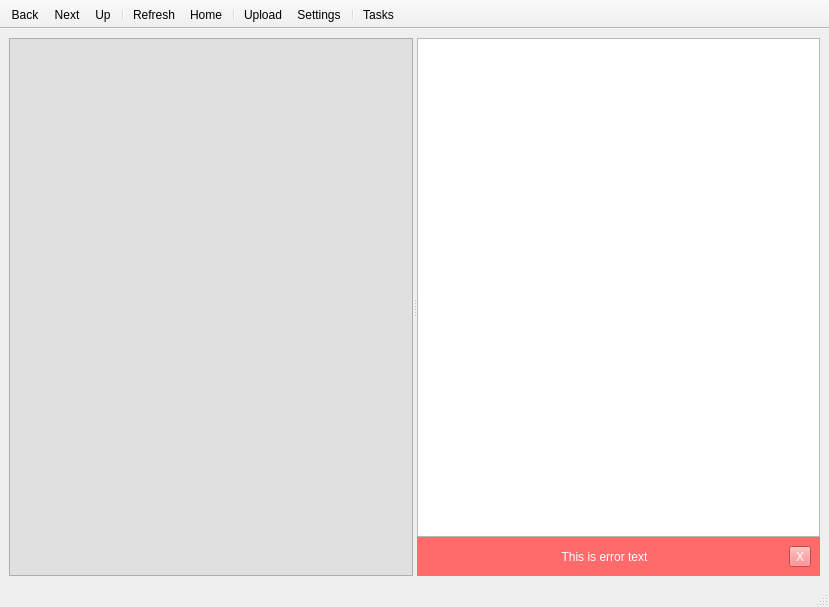
<?xml version="1.0" encoding="UTF-8"?>
<ui version="4.0">
 <class>MainWindow</class>
 <widget class="QMainWindow" name="MainWindow">
  <property name="geometry">
   <rect>
    <x>0</x>
    <y>0</y>
    <width>829</width>
    <height>607</height>
   </rect>
  </property>
  <property name="windowTitle">
   <string>MainWindow</string>
  </property>
  <widget class="QWidget" name="centralwidget">
   <layout class="QHBoxLayout" name="horizontalLayout">
    <item>
     <widget class="QSplitter" name="splitter">
      <property name="sizePolicy">
       <sizepolicy hsizetype="Expanding" vsizetype="Expanding">
        <horstretch>0</horstretch>
        <verstretch>0</verstretch>
       </sizepolicy>
      </property>
      <property name="orientation">
       <enum>Qt::Horizontal</enum>
      </property>
      <property name="opaqueResize">
       <bool>true</bool>
      </property>
      <property name="childrenCollapsible">
       <bool>false</bool>
      </property>
      <widget class="QTableView" name="volumesView">
       <property name="sizePolicy">
        <sizepolicy hsizetype="Preferred" vsizetype="Expanding">
         <horstretch>0</horstretch>
         <verstretch>0</verstretch>
        </sizepolicy>
       </property>
       <property name="maximumSize">
        <size>
         <width>16777215</width>
         <height>16777215</height>
        </size>
       </property>
       <property name="baseSize">
        <size>
         <width>0</width>
         <height>0</height>
        </size>
       </property>
       <property name="focusPolicy">
        <enum>Qt::NoFocus</enum>
       </property>
       <property name="styleSheet">
        <string notr="true">background-color: #e0e0e0;</string>
       </property>
       <property name="selectionMode">
        <enum>QAbstractItemView::SingleSelection</enum>
       </property>
       <attribute name="horizontalHeaderVisible">
        <bool>false</bool>
       </attribute>
       <attribute name="horizontalHeaderHighlightSections">
        <bool>false</bool>
       </attribute>
       <attribute name="horizontalHeaderStretchLastSection">
        <bool>true</bool>
       </attribute>
       <attribute name="verticalHeaderVisible">
        <bool>false</bool>
       </attribute>
       <attribute name="verticalHeaderHighlightSections">
        <bool>false</bool>
       </attribute>
       <attribute name="verticalHeaderStretchLastSection">
        <bool>false</bool>
       </attribute>
      </widget>
      <widget class="QWidget" name="verticalLayoutWidget">
       <layout class="QVBoxLayout" name="verticalLayout">
        <property name="spacing">
         <number>0</number>
        </property>
        <item>
         <widget class="FilesTableView" name="filesView">
          <property name="editTriggers">
           <set>QAbstractItemView::NoEditTriggers</set>
          </property>
          <property name="selectionMode">
           <enum>QAbstractItemView::NoSelection</enum>
          </property>
          <property name="showGrid">
           <bool>false</bool>
          </property>
          <property name="gridStyle">
           <enum>Qt::NoPen</enum>
          </property>
          <property name="wordWrap">
           <bool>false</bool>
          </property>
          <property name="cornerButtonEnabled">
           <bool>false</bool>
          </property>
          <attribute name="horizontalHeaderVisible">
           <bool>false</bool>
          </attribute>
          <attribute name="horizontalHeaderHighlightSections">
           <bool>false</bool>
          </attribute>
          <attribute name="verticalHeaderVisible">
           <bool>false</bool>
          </attribute>
          <attribute name="verticalHeaderHighlightSections">
           <bool>false</bool>
          </attribute>
         </widget>
        </item>
        <item>
         <widget class="QWidget" name="errorArea" native="true">
          <property name="minimumSize">
           <size>
            <width>0</width>
            <height>20</height>
           </size>
          </property>
          <property name="styleSheet">
           <string notr="true">background-color: rgb(255, 106, 106);
color: rgb(255, 255, 255);</string>
          </property>
          <layout class="QHBoxLayout" name="horizontalLayout_2">
           <item>
            <widget class="QLabel" name="errorLabel">
             <property name="text">
              <string notr="true">This is error text</string>
             </property>
             <property name="alignment">
              <set>Qt::AlignCenter</set>
             </property>
             <property name="wordWrap">
              <bool>true</bool>
             </property>
            </widget>
           </item>
           <item>
            <widget class="QToolButton" name="buttonCloseErrorArea">
             <property name="text">
              <string>X</string>
             </property>
            </widget>
           </item>
          </layout>
         </widget>
        </item>
       </layout>
      </widget>
     </widget>
    </item>
   </layout>
  </widget>
  <widget class="QStatusBar" name="statusbar"/>
  <widget class="QToolBar" name="toolBar">
   <property name="contextMenuPolicy">
    <enum>Qt::PreventContextMenu</enum>
   </property>
   <property name="windowTitle">
    <string>toolBar</string>
   </property>
   <property name="movable">
    <bool>false</bool>
   </property>
   <property name="iconSize">
    <size>
     <width>32</width>
     <height>32</height>
    </size>
   </property>
   <property name="toolButtonStyle">
    <enum>Qt::ToolButtonTextUnderIcon</enum>
   </property>
   <property name="floatable">
    <bool>false</bool>
   </property>
   <attribute name="toolBarArea">
    <enum>TopToolBarArea</enum>
   </attribute>
   <attribute name="toolBarBreak">
    <bool>false</bool>
   </attribute>
   <addaction name="actionBack"/>
   <addaction name="actionNext"/>
   <addaction name="actionUp"/>
   <addaction name="separator"/>
   <addaction name="actionRefresh"/>
   <addaction name="actionHome"/>
   <addaction name="separator"/>
   <addaction name="actionUpload"/>
   <addaction name="actionSettings"/>
   <addaction name="separator"/>
   <addaction name="actionTasks"/>
  </widget>
  <action name="actionBack">
   <property name="enabled">
    <bool>true</bool>
   </property>
   <property name="icon">
    <iconset resource="assets/assets.qrc">
     <normaloff>:/remoteBrowser/prev_normal_on.png</normaloff>:/remoteBrowser/prev_normal_on.png</iconset>
   </property>
   <property name="text">
    <string>Back</string>
   </property>
   <property name="iconVisibleInMenu">
    <bool>true</bool>
   </property>
  </action>
  <action name="actionNext">
   <property name="icon">
    <iconset resource="assets/assets.qrc">
     <normaloff>:/remoteBrowser/next_normal_on.png</normaloff>:/remoteBrowser/next_normal_on.png</iconset>
   </property>
   <property name="text">
    <string>Next</string>
   </property>
  </action>
  <action name="actionUp">
   <property name="icon">
    <iconset resource="assets/assets.qrc">
     <normaloff>:/remoteBrowser/up_normal_on.png</normaloff>:/remoteBrowser/up_normal_on.png</iconset>
   </property>
   <property name="text">
    <string>Up</string>
   </property>
   <property name="toolTip">
    <string>Up</string>
   </property>
  </action>
  <action name="actionRefresh">
   <property name="icon">
    <iconset resource="assets/assets.qrc">
     <normaloff>:/remoteBrowser/refresh_normal_on.png</normaloff>:/remoteBrowser/refresh_normal_on.png</iconset>
   </property>
   <property name="text">
    <string>Refresh</string>
   </property>
   <property name="toolTip">
    <string>Refresh</string>
   </property>
  </action>
  <action name="actionHome">
   <property name="icon">
    <iconset resource="assets/assets.qrc">
     <normaloff>:/remoteBrowser/home_normal_on.png</normaloff>:/remoteBrowser/home_normal_on.png</iconset>
   </property>
   <property name="text">
    <string>Home</string>
   </property>
   <property name="toolTip">
    <string>Home</string>
   </property>
  </action>
  <action name="actionUpload">
   <property name="icon">
    <iconset resource="assets/assets.qrc">
     <normaloff>:/remoteBrowser/upload_normal_on.png</normaloff>:/remoteBrowser/upload_normal_on.png</iconset>
   </property>
   <property name="text">
    <string>Upload</string>
   </property>
   <property name="toolTip">
    <string>Upload</string>
   </property>
  </action>
  <action name="actionSettings">
   <property name="icon">
    <iconset resource="assets/assets.qrc">
     <normaloff>:/remoteBrowser/settings_normal_on.png</normaloff>:/remoteBrowser/settings_normal_on.png</iconset>
   </property>
   <property name="text">
    <string>Settings</string>
   </property>
   <property name="toolTip">
    <string>Settings</string>
   </property>
  </action>
  <action name="actionTasks">
   <property name="icon">
    <iconset resource="assets/assets.qrc">
     <normaloff>:/remoteBrowser/tasks_normal_on.png</normaloff>:/remoteBrowser/tasks_normal_on.png</iconset>
   </property>
   <property name="text">
    <string>Tasks</string>
   </property>
  </action>
 </widget>
 <customwidgets>
  <customwidget>
   <class>FilesTableView</class>
   <extends>QTableView</extends>
   <header location="global">filestableview.h</header>
  </customwidget>
 </customwidgets>
 <resources>
  <include location="assets/assets.qrc"/>
 </resources>
 <connections/>
</ui>
